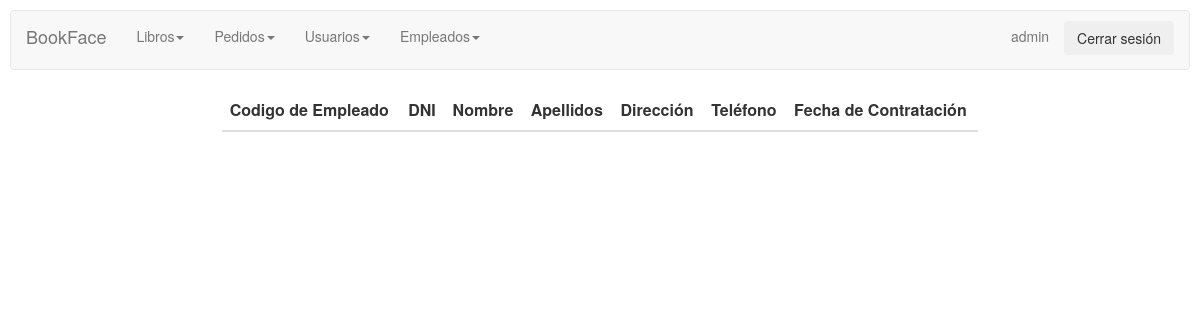
Before: /empleadosadmin/mostrarempleados.php (signed in) with the older database file.
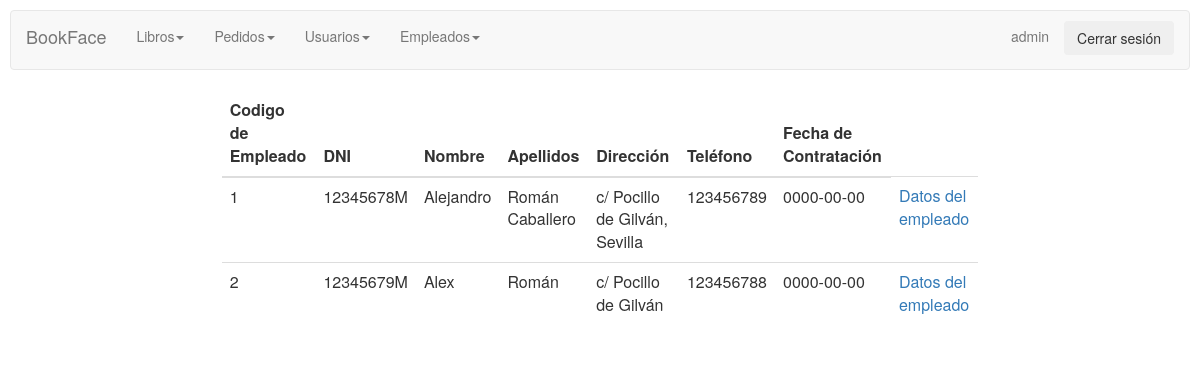
After: the same page with the newer database file.
### tables this page shows
CREATE TABLE `empleados` (
  `codempleado` int(11) NOT NULL AUTO_INCREMENT,
  `dni` char(9) NOT NULL,
  `nombre` varchar(45) NOT NULL,
  `apellidos` varchar(45) NOT NULL,
  `direccion` varchar(255) DEFAULT NULL,
  `telefono` char(9) DEFAULT NULL,
  `fechacontratacion` date DEFAULT NULL,
  PRIMARY KEY (`codempleado`)
);

### empleadosadmin/mostrarempleados.php (the view, shortened to what this page needs)
<html>
<head>
    <link rel="stylesheet" href="../CSS/styles.css">
    <link rel="stylesheet" href="../CSS/menuadmin.css">
</head>
<body>
<?php session_start();
if (isset($_SESSION["user"]) && $_SESSION["user"]=="admin") {
?>
<div class="row">
        <div>
        <?php include_once "../controladmin/menuadmin.php"?>
        </div>
    </div>
    <div class="row">
    <div class="col-md-2"></div>
    <div class="col-md-8">
<?php
$connection = new mysqli("localhost", "root", "123456", "proyecto");
$connection->set_charset("utf8");
if ($result = $connection->query("select * from empleados;")) {
    echo " <table class='table custab' style='background-color: white; border-radius:10px;'>";
    ?>
    <thead>
      <tr>
        <th>Codigo de Empleado</th>
        <th>DNI</th>
        <th>Nombre</th>
        <th>Apellidos</th>
        <th>Dirección</th>
        <th>Teléfono</th>
        <th>Fecha de Contratación</th>
       </tr>
    </thead>
<?php
    while($obj = $result->fetch_object()) {
        echo "<tr>";
        echo "<td>".$obj->codempleado."</td>";
        echo "<td>".$obj->dni."</td>";
        echo "<td>".$obj->nombre."</td>";
        echo "<td>".$obj->apellidos."</td>";
        echo "<td>".$obj->direccion."</td>";
        echo "<td>".$obj->telefono."</td>";
        echo "<td>".$obj->fechacontratacion."</td>";
        echo "<td><a href='empleado.php?cod=$obj->codempleado'>Datos del empleado</a></td>";
        echo "</tr>";
    }
}
} else {
    session_destroy();
    header("Location: ../login.php");
  }
?>
</div>
    <div class="col-md-2"></div>
    </div>
</body>
</html>

### controladmin/menuadmin.php (shortened to what this page needs)
<link href="//maxcdn.bootstrapcdn.com/bootstrap/3.3.1/css/bootstrap.min.css" rel="stylesheet" id="bootstrap-css">
<nav class="navbar navbar-default">
  <div class="container-fluid">
    <div class="navbar-header">
      <a class="navbar-brand" href="principal.php">BookFace</a>
    </div>
    <div class="collapse navbar-collapse" id="bs-example-navbar-collapse-1">
      <ul class="nav navbar-nav">
      <li class="dropdown">
      <a class="nav-link dropdown-toggle" href="#" id="navdrop" role="button" data-toggle="dropdown" data-hover="dropdown">Libros<span class="caret"></span></a>
        </li>
        <li class="dropdown">
        <a class="nav-link dropdown-toggle" href="#" id="navdrop" role="button" data-toggle="dropdown" data-hover="dropdown">Pedidos<span class="caret"></span></a>
        </li>
        <li class="dropdown">
      <a class="nav-link dropdown-toggle" href="#" id="navdrop" role="button" data-toggle="dropdown" data-hover="dropdown">Usuarios<span class="caret"></span></a>
        </li>
        <li class="dropdown">
      <a class="nav-link dropdown-toggle" href="#" id="navdrop" role="button" data-toggle="dropdown" data-hover="dropdown">Empleados<span class="caret"></span></a>
        </li>
      </ul>
      <ul class="nav navbar-nav navbar-right">
        <li><a href="../controladmin/perfiladmin.php"><?php echo $_SESSION["user"] ?></a></li>
        <li id="boton"><?php
        if (!isset($_POST["cerrar"])) : ?>
        <form method="post">
            <p><input class="btn" type="submit" name="cerrar" value="Cerrar sesión"></p>
        </form>
      <?php endif?></li>
      </ul>
    </div>
  </div>
</nav>

### CSS/styles.css (style rules this page uses)
body { background-image:url("http://culto.latercera.com/wp-content/uploads/2017/04/Libros-1-900x600.jpg"); background-position:center; background-size: 100%; background-repeat: no-repeat; padding:10px; }

### CSS/menuadmin.css (style rules this page uses)
body,html { height: 100%; }
@media (min-width: 765px) { nav.sidebar.navbar.sidebar>.container .navbar-brand, .navbar>.container-fluid .navbar-brand { margin-left: 0px; } }
.row { padding: 0px 15px; }
#boton { padding-top: 10px; }

Changed rows visible on the page:
added empleados: codempleado "1", dni "12345678M", nombre "Alejandro", apellidos "Román Caballero", direccion "c/ Pocillo de Gilván, Sevilla", telefono "123456789", fechacontratacion "0000-00-00"
added empleados: codempleado "2", dni "12345679M", nombre "Alex", apellidos "Román", direccion "c/ Pocillo de Gilván", telefono "123456788", fechacontratacion "0000-00-00"
